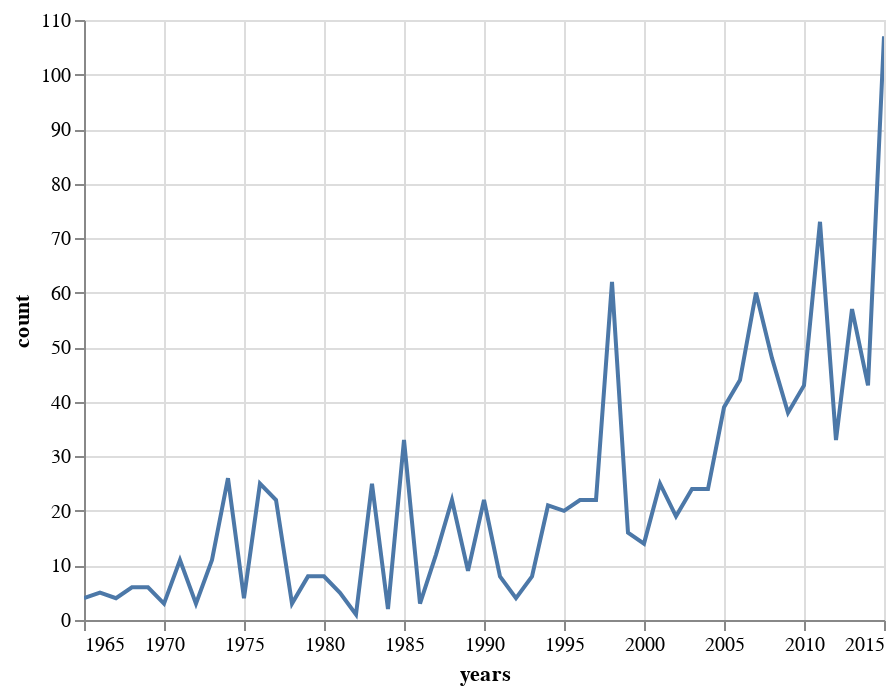

The cell this chart's notebook holds for it:
### Markdown cell above
Plot the time series.

### Code cell
alt.Chart(timeseries).mark_line().encode(
    x='years',
    y='count'
).interactive()

### Figure 1 — Vega-Lite specification as saved in the notebook (floating-point values rounded to 4 significant figures)
{"config": {"view": {"continuousWidth": 400, "continuousHeight": 300}}, "data": {"name": "data-f4da5d92a9f8fcb239fead2a835f932b"}, "mark": "line", "encoding": {"x": {"type": "temporal", "field": "years"}, "y": {"type": "quantitative", "field": "count"}}, "selection": {"selector004": {"type": "interval", "bind": "scales", "encodings": ["x", "y"]}}, "$schema": "https://vega.github.io/schema/vega-lite/v4.8.1.json", "datasets": {"data-f4da5d92a9f8fcb239fead2a835f932b": [{"years": "1965-01-01T00:00:00", "count": 4}, {"years": "1966-01-01T00:00:00", "count": 5}, {"years": "1967-01-01T00:00:00", "count": 4}, {"years": "1968-01-01T00:00:00", "count": 6}, {"years": "1969-01-01T00:00:00", "count": 6}, {"years": "1970-01-01T00:00:00", "count": 3}, {"years": "1971-01-01T00:00:00", "count": 11}, {"years": "1972-01-01T00:00:00", "count": 3}, {"years": "1973-01-01T00:00:00", "count": 11}, {"years": "1974-01-01T00:00:00", "count": 26}, {"years": "1975-01-01T00:00:00", "count": 4}, {"years": "1976-01-01T00:00:00", "count": 25}, {"years": "1977-01-01T00:00:00", "count": 22}, {"years": "1978-01-01T00:00:00", "count": 3}, {"years": "1979-01-01T00:00:00", "count": 8}, {"years": "1980-01-01T00:00:00", "count": 8}, {"years": "1981-01-01T00:00:00", "count": 5}, {"years": "1982-01-01T00:00:00", "count": 1}, {"years": "1983-01-01T00:00:00", "count": 25}, {"years": "1984-01-01T00:00:00", "count": 2}, {"years": "1985-01-01T00:00:00", "count": 33}, {"years": "1986-01-01T00:00:00", "count": 3}, {"years": "1987-01-01T00:00:00", "count": 12}, {"years": "1988-01-01T00:00:00", "count": 22}, {"years": "1989-01-01T00:00:00", "count": 9}, {"years": "1990-01-01T00:00:00", "count": 22}, {"years": "1991-01-01T00:00:00", "count": 8}, {"years": "1992-01-01T00:00:00", "count": 4}, {"years": "1993-01-01T00:00:00", "count": 8}, {"years": "1994-01-01T00:00:00", "count": 21}, {"years": "1995-01-01T00:00:00", "count": 20}, {"years": "1996-01-01T00:00:00", "count": 22}, {"years": "1997-01-01T00:00:00", "count": 22}, {"years": "1998-01-01T00:00:00", "count": 62}, {"years": "1999-01-01T00:00:00", "count": 16}, {"years": "2000-01-01T00:00:00", "count": 14}, {"years": "2001-01-01T00:00:00", "count": 25}, {"years": "2002-01-01T00:00:00", "count": 19}, {"years": "2003-01-01T00:00:00", "count": 24}, {"years": "2004-01-01T00:00:00", "count": 24}, {"years": "2005-01-01T00:00:00", "count": 39}, {"years": "2006-01-01T00:00:00", "count": 44}, {"years": "2007-01-01T00:00:00", "count": 60}, {"years": "2008-01-01T00:00:00", "count": 48}, {"years": "2009-01-01T00:00:00", "count": 38}, {"years": "2010-01-01T00:00:00", "count": 43}, {"years": "2011-01-01T00:00:00", "count": 73}, {"years": "2012-01-01T00:00:00", "count": 33}, {"years": "2013-01-01T00:00:00", "count": 57}, {"years": "2014-01-01T00:00:00", "count": 43}, {"years": "2015-01-01T00:00:00", "count": 107}]}}
